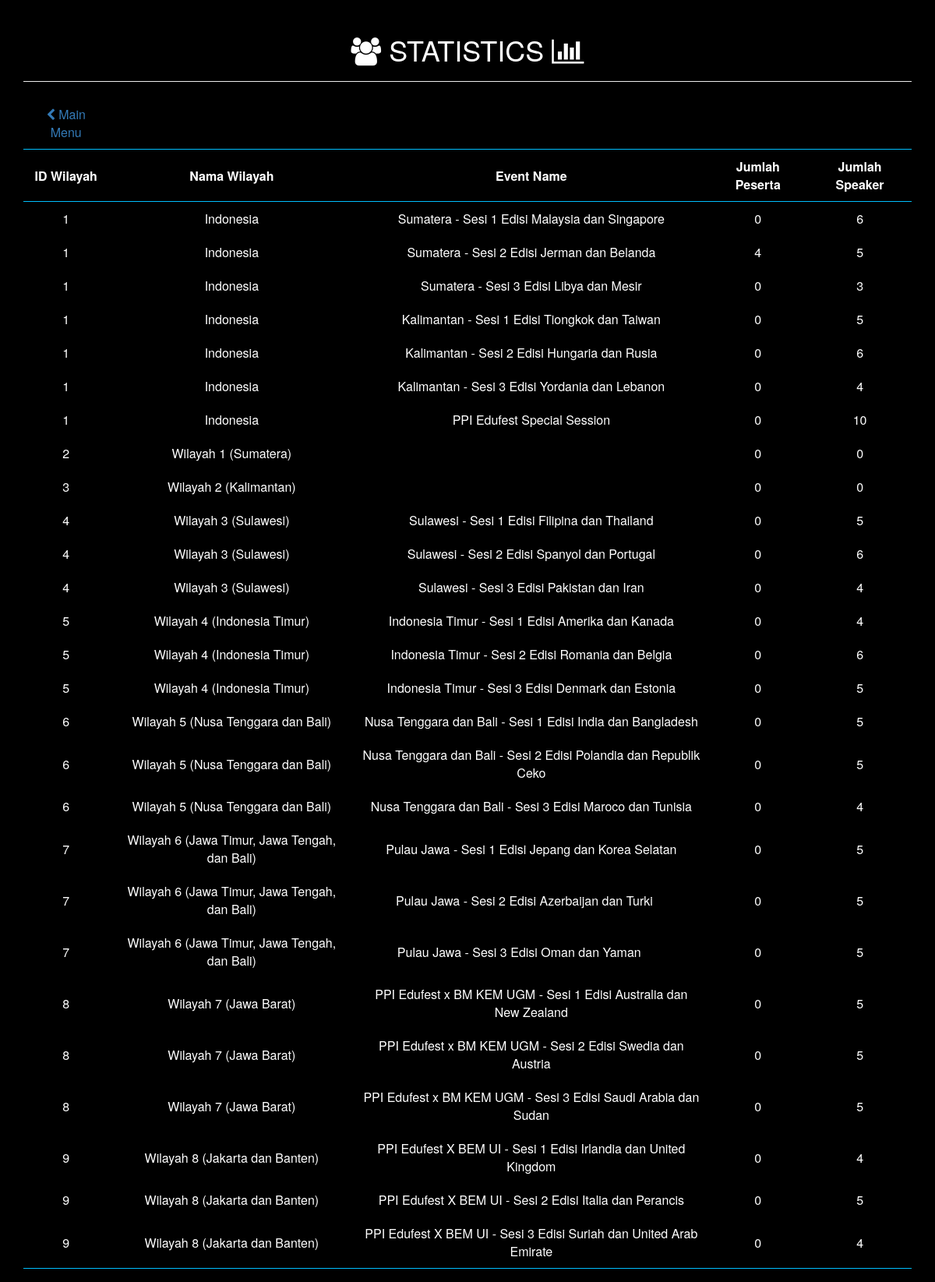
Screenshot of /tables/statistics.php with the database file from the repository.
### tables this page shows
CREATE TABLE `event` (
  `id_event` int(11) NOT NULL,
  `judul_event` varchar(255) NOT NULL,
  `img_event` varchar(255) NOT NULL,
  `wilayah_event` int(255) NOT NULL,
  `tanggal_event` date NOT NULL,
  `detail_event` varchar(10000) NOT NULL,
  `link_daftar_event` varchar(255) NOT NULL
);

CREATE TABLE `wilayah` (
  `id_wilayah` int(255) NOT NULL,
  `nama_wilayah` varchar(255) NOT NULL
);

### tables/statistics.php (the view)
<?php
    include "../config/connection.php";
    include "../asset/css/sources.php";
    $sql = "SELECT*FROM wilayah LEFT JOIN event ON wilayah.id_wilayah = event.wilayah_event ORDER BY wilayah.id_wilayah ASC";
    $query = mysqli_query($conn, $sql);
?>
<html>
    <head>
        <link rel="stylesheet" href="../asset/css/tables.css">
        <h1 style="text-align:center; color:white;"><i class="fa fa-users"></i> STATISTICS <i class="fa fa-bar-chart"></i></h1>
        <hr>
    </head>
    <body class="container">
        <table>
            <thead>
                <tr class="none">
                    <td><a href='../main.php'><i class="fa fa-chevron-left"></i> Main Menu</a></td>
                </tr>
            </thead>
            <tr>
                <th>ID Wilayah</th>
                <th>Nama Wilayah</th>
                <th>Event Name</th>
                <th>Jumlah Peserta</th>
                <th>Jumlah Speaker</th>
            </tr>
        <?php
        while($data = mysqli_fetch_assoc($query)){
            $idw = $data['id_wilayah'];
            if(empty($data['id_event'])){
                $countp=0;
                $counts=0;
            } else {
                $id = $data['id_event'];
                $sqlp = "SELECT*FROM absen LEFT JOIN provinsi ON absen.domisili_peserta = provinsi.id_provinsi LEFT JOIN wilayah ON provinsi.id_wilayah = wilayah.id_wilayah WHERE absen.id_absen_event=$id";
                $queryp = mysqli_query($conn,$sqlp);
                $countp = mysqli_num_rows($queryp);
                $sqls = "SELECT*FROM speaker WHERE id_event=$id";
                $querys = mysqli_query($conn,$sqls);
                $counts = mysqli_num_rows($querys);
            }
        ?>
            <tr>
                <td><?php echo $idw; ?></td>
                <td><?php echo $data['nama_wilayah']; ?></td>
                <td><?php echo $data['judul_event']; ?></td>
                <td><?php echo $countp; ?></td>
                <td><?php echo $counts; ?></td>
            </tr>
        <?php } ?>
        </table>
    </body>
</html>

### asset/css/tables.css (style rules this page uses)
.container { margin-top: 2%; background-color: black; }
h1 { text-align: center; color: white; }
th { font-weight: bold; background-color: black; border-top: 1px solid #00BFFF; border-bottom: 1px solid #00BFFF; }
table { margin-left: auto; margin-right: auto; border-bottom: 1px solid #00BFFF; margin-bottom: 2em; }
table, td, tr, th { margin-top: 1%; border-collapse: collapse; color: white; text-align: center; padding: 10px 10px; }

### rows the page displays
event: wilayah_event.id_wilayah "1", wilayah_event.nama_wilayah "Indonesia", judul_event "Sumatera - Sesi 1 Edisi Malaysia dan Singapore", countp "0", counts "6"
event: wilayah_event.id_wilayah "1", wilayah_event.nama_wilayah "Indonesia", judul_event "Sumatera - Sesi 2 Edisi Jerman dan Belanda", countp "4", counts "5"
event: wilayah_event.id_wilayah "1", wilayah_event.nama_wilayah "Indonesia", judul_event "Sumatera - Sesi 3 Edisi Libya dan Mesir", countp "0", counts "3"
event: wilayah_event.id_wilayah "1", wilayah_event.nama_wilayah "Indonesia", judul_event "Kalimantan - Sesi 1 Edisi Tiongkok dan Taiwan", countp "0", counts "5"
event: wilayah_event.id_wilayah "1", wilayah_event.nama_wilayah "Indonesia", judul_event "Kalimantan - Sesi 2 Edisi Hungaria dan Rusia", countp "0", counts "6"
event: wilayah_event.id_wilayah "1", wilayah_event.nama_wilayah "Indonesia", judul_event "Kalimantan - Sesi 3 Edisi Yordania dan Lebanon", countp "0", counts "4"
event: wilayah_event.id_wilayah "1", wilayah_event.nama_wilayah "Indonesia", judul_event "PPI Edufest Special Session", countp "0", counts "10"
wilayah: id_wilayah "2", nama_wilayah "Wilayah 1 (Sumatera)", countp "0", counts "0"
wilayah: id_wilayah "3", nama_wilayah "Wilayah 2 (Kalimantan)", countp "0", counts "0"
event: wilayah_event.id_wilayah "4", wilayah_event.nama_wilayah "Wilayah 3 (Sulawesi)", judul_event "Sulawesi - Sesi 1 Edisi Filipina dan Thailand", countp "0", counts "5"
event: wilayah_event.id_wilayah "4", wilayah_event.nama_wilayah "Wilayah 3 (Sulawesi)", judul_event "Sulawesi - Sesi 2 Edisi Spanyol dan Portugal", countp "0", counts "6"
event: wilayah_event.id_wilayah "4", wilayah_event.nama_wilayah "Wilayah 3 (Sulawesi)", judul_event "Sulawesi - Sesi 3 Edisi Pakistan dan Iran", countp "0", counts "4"
event: wilayah_event.id_wilayah "5", wilayah_event.nama_wilayah "Wilayah 4 (Indonesia Timur)", judul_event "Indonesia Timur - Sesi 1 Edisi Amerika dan Kanada", countp "0", counts "4"
event: wilayah_event.id_wilayah "5", wilayah_event.nama_wilayah "Wilayah 4 (Indonesia Timur)", judul_event "Indonesia Timur - Sesi 2 Edisi Romania dan Belgia", countp "0", counts "6"
event: wilayah_event.id_wilayah "5", wilayah_event.nama_wilayah "Wilayah 4 (Indonesia Timur)", judul_event "Indonesia Timur - Sesi 3 Edisi Denmark dan Estonia", countp "0", counts "5"
event: wilayah_event.id_wilayah "6", wilayah_event.nama_wilayah "Wilayah 5 (Nusa Tenggara dan Bali)", judul_event "Nusa Tenggara dan Bali - Sesi 1 Edisi India dan Bangladesh", countp "0", counts "5"
event: wilayah_event.id_wilayah "6", wilayah_event.nama_wilayah "Wilayah 5 (Nusa Tenggara dan Bali)", judul_event "Nusa Tenggara dan Bali - Sesi 2 Edisi Polandia dan Republik Ceko", countp "0", counts "5"
event: wilayah_event.id_wilayah "6", wilayah_event.nama_wilayah "Wilayah 5 (Nusa Tenggara dan Bali)", judul_event "Nusa Tenggara dan Bali - Sesi 3 Edisi Maroco dan Tunisia", countp "0", counts "4"
event: wilayah_event.id_wilayah "7", wilayah_event.nama_wilayah "Wilayah 6 (Jawa Timur, Jawa Tengah, dan Bali)", judul_event "Pulau Jawa - Sesi 1 Edisi Jepang dan Korea Selatan", countp "0", counts "5"
event: wilayah_event.id_wilayah "7", wilayah_event.nama_wilayah "Wilayah 6 (Jawa Timur, Jawa Tengah, dan Bali)", judul_event "Pulau Jawa - Sesi 2 Edisi Azerbaijan dan Turki", countp "0", counts "5"
event: wilayah_event.id_wilayah "7", wilayah_event.nama_wilayah "Wilayah 6 (Jawa Timur, Jawa Tengah, dan Bali)", judul_event "Pulau Jawa - Sesi 3 Edisi Oman dan Yaman", countp "0", counts "5"
event: wilayah_event.id_wilayah "8", wilayah_event.nama_wilayah "Wilayah 7 (Jawa Barat)", judul_event "PPI Edufest x BM KEM UGM - Sesi 1 Edisi Australia dan New Zealand", countp "0", counts "5"
event: wilayah_event.id_wilayah "8", wilayah_event.nama_wilayah "Wilayah 7 (Jawa Barat)", judul_event "PPI Edufest x BM KEM UGM - Sesi 2 Edisi Swedia dan Austria", countp "0", counts "5"
event: wilayah_event.id_wilayah "8", wilayah_event.nama_wilayah "Wilayah 7 (Jawa Barat)", judul_event "PPI Edufest x BM KEM UGM - Sesi 3 Edisi Saudi Arabia dan Sudan", countp "0", counts "5"
event: wilayah_event.id_wilayah "9", wilayah_event.nama_wilayah "Wilayah 8 (Jakarta dan Banten)", judul_event "PPI Edufest X BEM UI - Sesi 1 Edisi Irlandia dan United Kingdom", countp "0", counts "4"
event: wilayah_event.id_wilayah "9", wilayah_event.nama_wilayah "Wilayah 8 (Jakarta dan Banten)", judul_event "PPI Edufest X BEM UI - Sesi 2 Edisi Italia dan Perancis", countp "0", counts "5"
event: wilayah_event.id_wilayah "9", wilayah_event.nama_wilayah "Wilayah 8 (Jakarta dan Banten)", judul_event "PPI Edufest X BEM UI - Sesi 3 Edisi Suriah dan United Arab Emirate", countp "0", counts "4"
